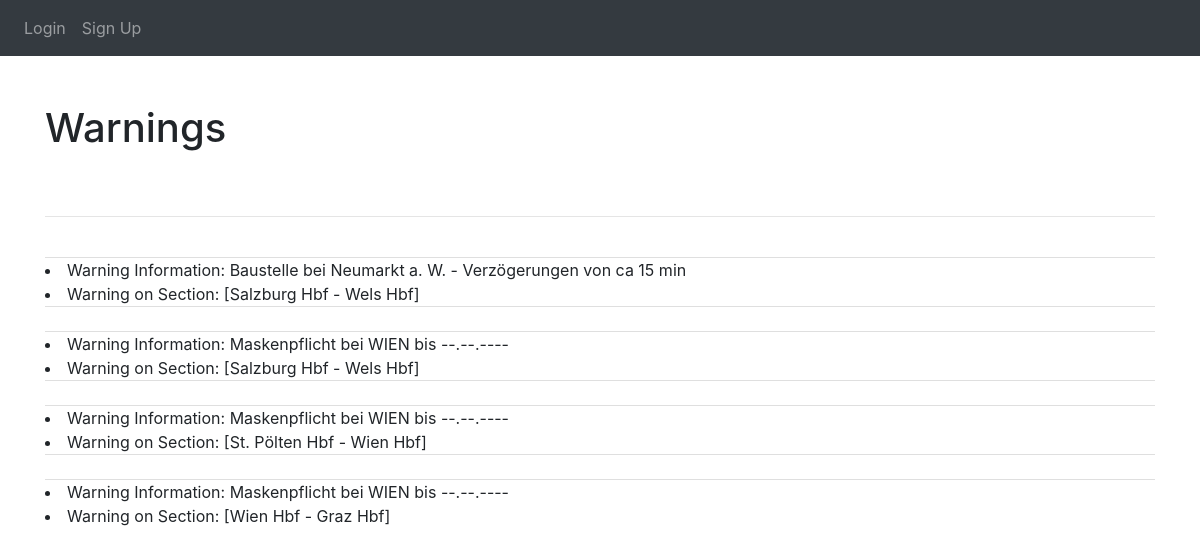
The app's page /all_warnings with its own data.
### website/models.py (models this page shows, shortened)
class WarningModel(db.Model):
    id = db.Column(db.Integer, primary_key=True)
    warnings = db.Column(db.String(1000), nullable=False)
    warning_section = db.relationship('SectionModel', foreign_keys='WarningModel.section_id')
    section_id = db.Column(db.Integer, db.ForeignKey('section_model.id'))

class TrainstationModel(db.Model):
    id = db.Column(db.Integer, primary_key=True)
    name = db.Column(db.String(100), nullable=False)
    address = db.Column(db.String(100), nullable=False)

### website/views.py (the view, shortened to what this page needs)
@views.route('/all_warnings', methods=['GET', 'POST'])
def get_all_warnings():
    all_warnings = WarningModel.query.all()
    all_sections = SectionModel.query.all()
    return render_template("warnings.html", user=current_user, all_warnings=all_warnings, all_sections=all_sections)

### website/templates/warnings.html (shortened to what this page needs)
{% extends "base.html" %}
{% block content %}
<dif>
    <h1 class="py-5">Warnings</h1>
    <hr />
    <u1 class="list-group list-group-flush" id="warning-list">
        {% for war in all_warnings %}
            <li id="{{ war.id }}" class="entry list-group-item">
                <li>
                    <span class="field-name":>Warning Information:</span>
                    <span class="field-value">{{ war.warnings }} </span>
                </li>
                <li>
                    <span class="field-name":>Warning on Section: </span>
                    <span class="field-value">[{{ war.warning_section.start.name }} - {{ war.warning_section.end.name }}]</span>
                </li>
            </li>
        {% endfor %}
    </u1>
</dif>
{% endblock %}

### records on screen
WarningModel: warnings "Baustelle bei Neumarkt a. W. - Verzögerungen von ca 15 min", warning_section.start.name "Salzburg Hbf", warning_section.end.name "Wels Hbf"
WarningModel: warnings "Maskenpflicht bei WIEN bis --.--.----", warning_section.start.name "Salzburg Hbf", warning_section.end.name "Wels Hbf"
WarningModel: warnings "Maskenpflicht bei WIEN bis --.--.----", warning_section.start.name "St. Pölten Hbf", warning_section.end.name "Wien Hbf"
WarningModel: warnings "Maskenpflicht bei WIEN bis --.--.----", warning_section.start.name "Wien Hbf", warning_section.end.name "Graz Hbf"
